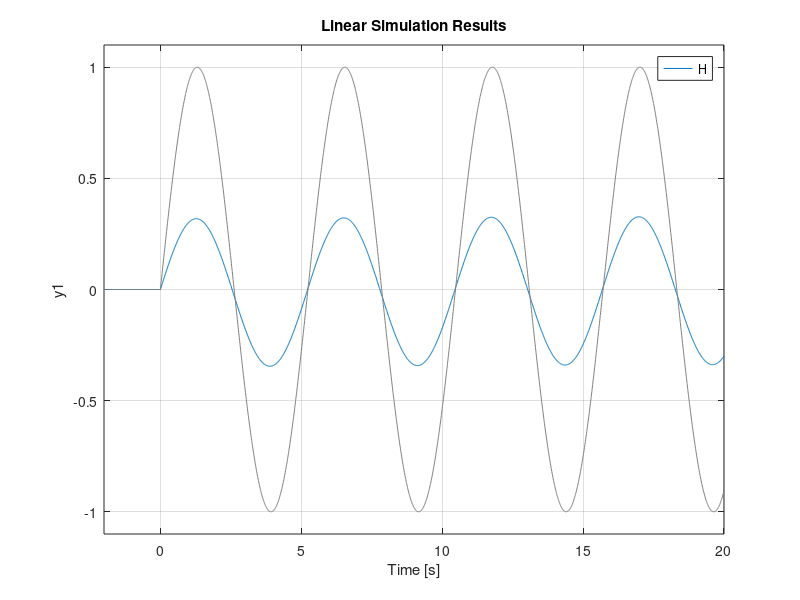

The MATLAB source for this figure:
pkg  load control;

t = -2:0.01:20

den = [ 18 1 ]
num = [ 6 0 ]
H = tf(num,den)

vi = sin(1.2.*t).*(t >= 0)

figure(2)
lsim(H,vi,t)
